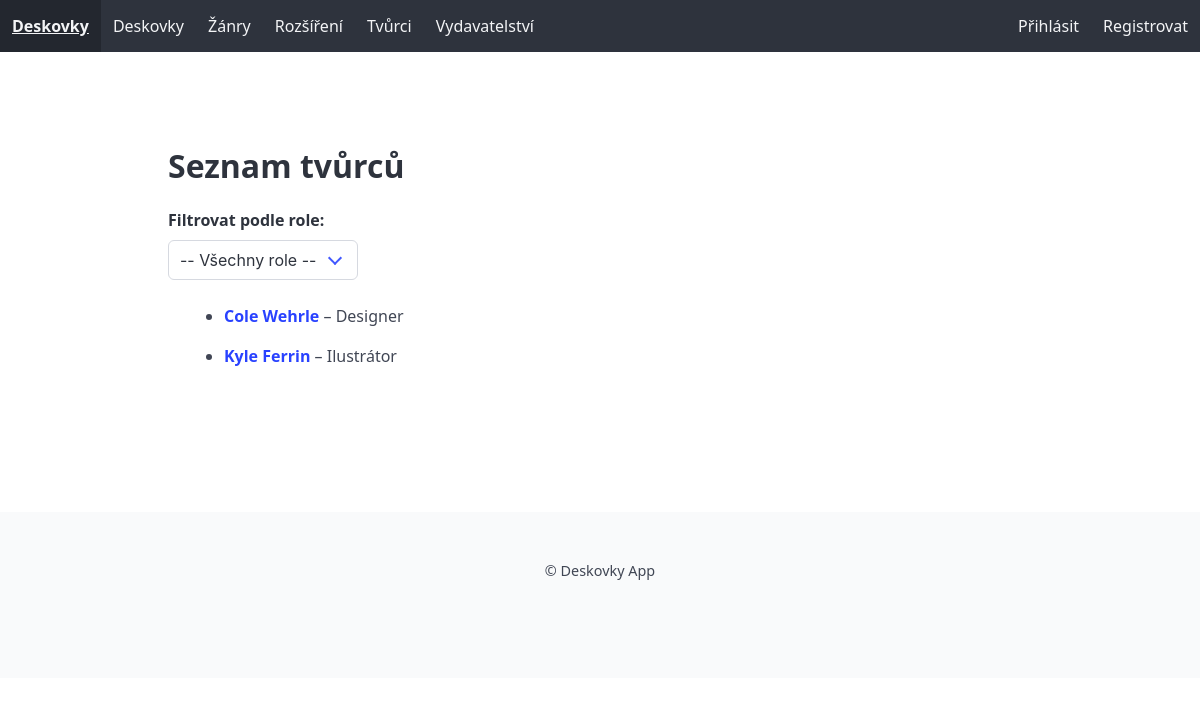
The app's page /tvurci/ with its own data.
### library/models.py (models this page shows, shortened)
class Tvurci(models.Model):
    ROLE_CHOICES = [
        ('designer', 'Designer'),
        ('illustrator', 'Ilustrátor'),
    ]
    Jmeno = models.CharField(max_length=80, verbose_name='Jméno tvůrce', help_text='Zadejte jméno tvůrce')
    Prijmeni = models.CharField(max_length=80, verbose_name='Příjmení tvůrce', help_text='Zadejte příjmení tvůrce')
    role = models.CharField(max_length=20, choices=ROLE_CHOICES, verbose_name='Role',blank=True, null=True, help_text='Vyberte roli tvůrce')
    zivotopis = models.TextField(verbose_name='Životopis', help_text='Zadejte životopis tvůrce', blank=True, null=True)
    fotografie = models.ImageField(upload_to='tvurci', null=True, blank=True, verbose_name='Fotografie')
    class Meta:
        verbose_name = 'Tvůrce'
        verbose_name_plural = 'Tvůrci'

### library/views.py (the view)
# urls.py: path('tvurci/', views.tvurci_list, name='tvurci_list'),
def tvurci_list(request):
    role = request.GET.get('role')  # např. 'designer'
    tvurci = Tvurci.objects.all().order_by('Jmeno')
    if role:
        tvurci = tvurci.filter(role=role)
    role_choices = dict(Tvurci.ROLE_CHOICES)
    return render(request, 'tvurci/tvurci_list.html', {
        'tvurci': tvurci,
        'role': role,
        'role_choices': role_choices,
    })

### library/templates/tvurci/tvurci_list.html (shortened to what this page needs)
{% extends 'base.html' %}
{% block content %}
<section class="section">
  <div class="container">
    <h2 class="title is-3">Seznam tvůrců</h2>
    <form method="get" class="field is-grouped mb-5">
      <div class="control">
        <label for="role" class="label">Filtrovat podle role:</label>
        <div class="select">
          <select name="role" id="role" onchange="this.form.submit()">
            <option value="">-- Všechny role --</option>
          </select>
        </div>
      </div>
    </form>
    {% if tvurci %}
      <div class="content">
        <ul>
          {% for tvurce in tvurci %}
            <li class="mb-4">
              <strong>
                <a href="{% url 'tvurci_detail' tvurce.pk %}">
                  {{ tvurce.Jmeno }} {{ tvurce.Prijmeni }}
                </a>
              </strong> – {{ tvurce.get_role_display }}
            </li>
          {% endfor %}
        </ul>
      </div>
    {% else %}
      <p>Žádní tvůrci nebyli nalezeni.</p>
    {% endif %}
  </div>
</section>
{% endblock %}

### library/static/css/style.css (style rules this page uses)
body { font-family: 'Segoe UI', 'Roboto', sans-serif;; margin: 0; padding: 0; }
ul { padding-left: 1.5rem; }

### records on screen
Tvurci: Jmeno "Cole", Prijmeni "Wehrle", role "Designer"
Tvurci: Jmeno "Kyle", Prijmeni "Ferrin", role "Ilustrátor"
